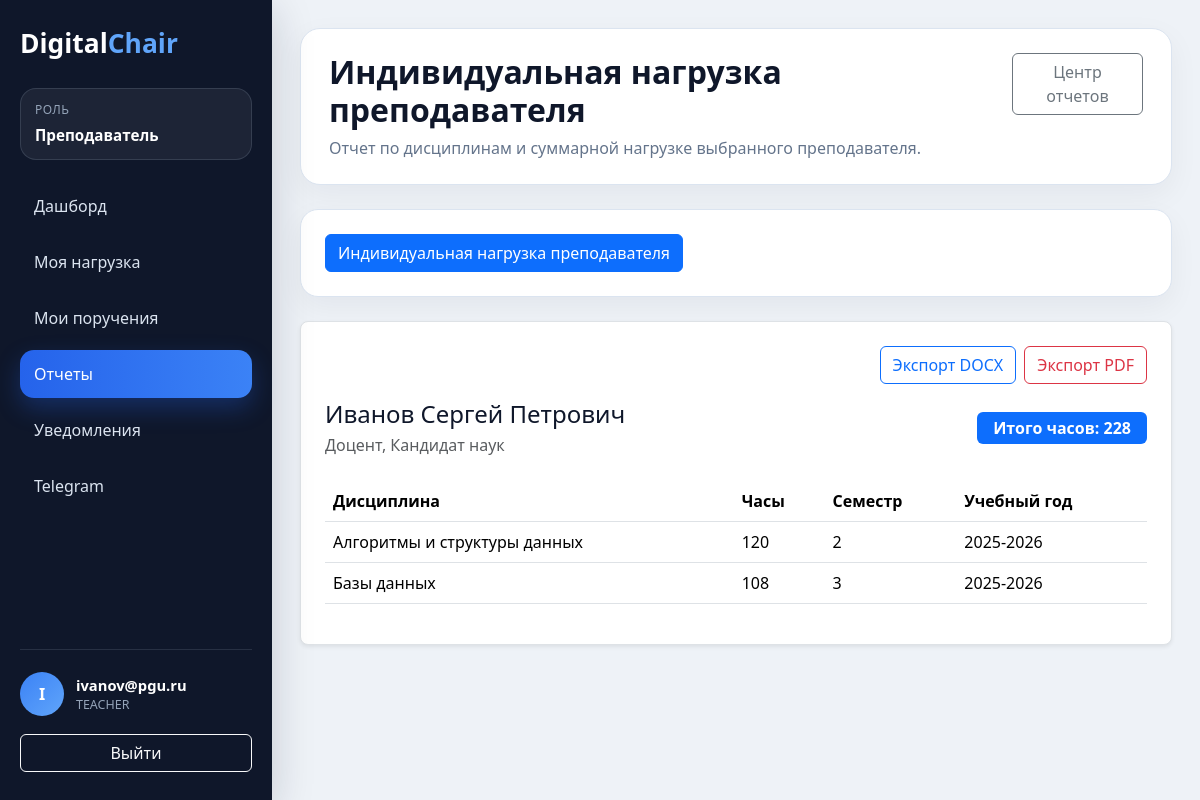
/reports/teacher-workload/ (signed in), run on the app's committed database.
### apps/users/models.py (models this page shows, shortened)
class User(AbstractUser):
    class Roles(models.TextChoices):
        ADMIN = 'ADMIN', 'Администратор'
        HEAD = 'HEAD', 'Заведующий кафедрой'
        TEACHER = 'TEACHER', 'Преподаватель'
        STUDENT = 'STUDENT', 'Студент'
        STUDY_MASTER = 'STUDY_MASTER', 'Учебный мастер'
    username = models.CharField(
        max_length=150,
        unique=True
    )
    email = models.EmailField(
        unique=True
    )
    role = models.CharField(
        max_length=30,
        choices=Roles.choices,
        default=Roles.TEACHER
    )
    phone = models.CharField(
        max_length=20,
        blank=True,
        null=True
    )
    telegram_id = models.CharField(
        max_length=100,
        blank=True,
        null=True
    )
    telegram_bind_code = models.CharField(
        max_length=20,
        blank=True,
        null=True
    )
    telegram_bind_code_created_at = models.DateTimeField(
        blank=True,
        null=True
    )
    is_2fa_enabled = models.BooleanField(
        default=False
    )
    totp_secret = models.CharField(
        max_length=64,
        blank=True,
        null=True
    )
    USERNAME_FIELD = 'email'
    REQUIRED_FIELDS = []
    objects = UserManager()

### apps/core/models.py (models this page shows, shortened)
class Teacher(models.Model):
    POSITION_CHOICES = [
        ('assistant', 'Ассистент'),
        ('senior_teacher', 'Старший преподаватель'),
        ('docent', 'Доцент'),
        ('professor', 'Профессор'),
    ]
    user = models.OneToOneField(
        settings.AUTH_USER_MODEL,
        on_delete=models.CASCADE,
        related_name='teacher_profile'
    )
    full_name = models.CharField(
        max_length=255
    )
    position = models.CharField(
        max_length=50,
        choices=POSITION_CHOICES
    )
    academic_degree = models.CharField(
        max_length=255,
        blank=True,
        null=True
    )
    rate = models.DecimalField(
        max_digits=3,
        decimal_places=1,
        default=1.0
    )
    max_hours = models.PositiveIntegerField(
        default=900
    )

class Subject(models.Model):
    CONTROL_CHOICES = [
        ('exam', 'Экзамен'),
        ('test', 'Зачет'),
        ('coursework', 'Курсовая работа'),
    ]
    name = models.CharField(
        max_length=255
    )
    hours = models.PositiveIntegerField()
    semester = models.PositiveIntegerField()
    control_type = models.CharField(
        max_length=50,
        choices=CONTROL_CHOICES
    )

### apps/workload/models.py (models this page shows, shortened)
class WorkloadAssignment(models.Model):
    plan = models.ForeignKey(
        WorkloadPlan,
        on_delete=models.CASCADE,
        related_name='assignments',
        blank=True,
        null=True
    )
    teacher = models.ForeignKey(
        Teacher,
        on_delete=models.CASCADE,
        related_name='workloads'
    )
    subject = models.ForeignKey(
        Subject,
        on_delete=models.CASCADE,
        related_name='workloads'
    )
    academic_year = models.CharField(
        max_length=20,
        default='2025-2026'
    )
    semester = models.PositiveIntegerField()
    assigned_hours = models.PositiveIntegerField()
    notes = models.TextField(
        blank=True,
        null=True
    )
    created_at = models.DateTimeField(
        auto_now_add=True
    )

### apps/reports/views.py (the view)
@login_required(login_url='/login/')
@teacher_workload_required
@never_cache
def teacher_workload_report_view(request):
    return render_report_page(
        request,
        'reports/teacher_workload.html',
        get_teacher_workload_context(request),
        active_report='teacher-workload'
    )

### apps/reports/views.py (called while the page is built)
def role_required(*roles):
    return user_passes_test(
        lambda user: user.is_authenticated and user.role in roles,
        login_url='/login/'
    )

def get_dashboard_url(user):
    if user.role == User.Roles.ADMIN:
        return '/admin-dashboard/'
    if user.role == User.Roles.HEAD:
        return '/head-dashboard/'
    if user.role == User.Roles.STUDY_MASTER:
        return '/study-dashboard/'
    return '/teacher-dashboard/'

def get_report_links(user):
    report_links = []
    for report_key in (
        'workload-summary',
        'teacher-workload',
        'workload-execution',
        'tasks',
        'contingent',
    ):
        report = REPORT_DEFINITIONS[report_key]
        if user.role in report['roles']:
            report_links.append({
                'key': report_key,
                'title': report['title'],
                'description': report['description'],
                'url': report['url']
            })
    return report_links

def build_base_context(request, active_report=None):
    return {
        'dashboard_url': get_dashboard_url(request.user),
        'report_links': get_report_links(request.user),
        'active_report': active_report,
        'current_query_string': request.GET.urlencode(),
    }

def render_report_page(request, template_name, context=None, active_report=None):
    page_context = build_base_context(
        request,
        active_report=active_report
    )
    if context:
        page_context.update(context)
    return render(
        request,
        template_name,
        page_context
    )

### templates/reports/teacher_workload.html (shortened to what this page needs)
{% extends 'reports/base.html' %}
{% block report_content %}
    <div class="bg-white border rounded-3 p-4 shadow-sm">
        <div class="d-flex justify-content-end gap-2 mb-3">
            <a href="/reports/teacher-workload/export/docx/{% if current_query_string %}?{{ current_query_string }}{% endif %}"
               class="btn btn-outline-primary">
                Экспорт DOCX
            </a>
            <a href="/reports/teacher-workload/export/pdf/{% if current_query_string %}?{{ current_query_string }}{% endif %}"
               class="btn btn-outline-danger">
                Экспорт PDF
            </a>
        </div>
        {% if selected_teacher %}
            <div class="d-flex flex-wrap justify-content-between align-items-center gap-3 mb-4">
                <div>
                    <h2 class="h4 mb-1">
                        {{ selected_teacher.full_name }}
                    </h2>
                    <div class="text-muted">
                        {{ selected_teacher.get_position_display }}{% if selected_teacher.academic_degree %}, {{ selected_teacher.academic_degree }}{% endif %}
                    </div>
                </div>
                <div class="badge text-bg-primary fs-6 px-3 py-2">
                    Итого часов: {{ total_hours }}
                </div>
            </div>
            <div class="table-responsive">
                <table class="table align-middle">
                    <thead>
                    <tr>
                        <th>Дисциплина</th>
                        <th>Часы</th>
                        <th>Семестр</th>
                        <th>Учебный год</th>
                    </tr>
                    </thead>
                    <tbody>
                    {% for assignment in assignments %}
                        <tr>
                            <td>{{ assignment.subject.name }}</td>
                            <td>{{ assignment.assigned_hours }}</td>
                            <td>{{ assignment.semester }}</td>
                            <td>{{ assignment.academic_year }}</td>
                        </tr>
                    {% endfor %}
                    </tbody>
                </table>
            </div>
        {% else %}
            <div class="alert alert-secondary mb-0">
                Для выбранного пользователя не найден профиль преподавателя.
            </div>
        {% endif %}
    </div>
{% endblock %}

### templates/base/base.html (shortened to what this page needs)
<!DOCTYPE html>
<html lang="ru">
<head>
    <link href="https://cdn.jsdelivr.net/npm/bootstrap@5.3.3/dist/css/bootstrap.min.css"
          rel="stylesheet">
</head>
<body>
{% if request.user.is_authenticated %}
    <div class="app-shell">
        <aside class="app-sidebar">
            <h1 class="app-logo">Digital<span>Chair</span></h1>
            <div class="app-role">
                <span class="app-role-label">Роль</span>
                <span class="app-role-value">{{ ui_role_label }}</span>
            </div>
            <nav class="app-nav">
                {% for item in ui_navigation_items %}
                    <a href="{{ item.url }}"
                       class="app-nav-link{% if item.is_active %} active{% endif %}">
                        <span>{{ item.label }}</span>
                    </a>
                {% endfor %}
            </nav>
            <div class="app-sidebar-footer">
                <div class="app-user">
                    <div class="app-user-avatar">
                        {{ request.user.email|first|upper }}
                    </div>
                    <div>
                        <div class="app-user-email">{{ request.user.email }}</div>
                        <div class="app-user-role">{{ request.user.role }}</div>
                    </div>
                </div>
                <a href="/logout/" class="btn btn-outline-light w-100">Выйти</a>
            </div>
        </aside>
        <main class="app-main">
            <header class="app-page-header">
                <div>
                    <h1 class="app-page-title">{% block page_title %}DigitalChair{% endblock %}</h1>
                    {% block page_subtitle %}{% endblock %}
                </div>
                <div class="app-toolbar">
                    {% block page_actions %}{% endblock %}
                </div>
            </header>
            {% block content %}{% endblock %}
        </main>
    </div>
{% else %}
    {% block anonymous_content %}{% endblock %}
{% endif %}
</body>
</html>

### data on the page
User: user.email|first "I", user.email "ivanov@pgu.ru", user.role "TEACHER"
Teacher: full_name "Иванов Сергей Петрович", position "Доцент", academic_degree "Кандидат наук"
WorkloadAssignment: subject.name "Алгоритмы и структуры данных", assigned_hours "120", semester "2", academic_year "2025-2026"
WorkloadAssignment: subject.name "Базы данных", assigned_hours "108", semester "3", academic_year "2025-2026"

### other printed values
{{ ui_role_label }} "Преподаватель"
{{ item.label }} "Дашборд" "Моя нагрузка" "Мои поручения" "Отчеты" "Уведомления" "Telegram"
{{ title }} "Индивидуальная нагрузка преподавателя"
{{ description }} "Отчет по дисциплинам и суммарной нагрузке выбранного преподавателя."
{{ link.title }} "Индивидуальная нагрузка преподавателя"
{{ total_hours }} "228"
